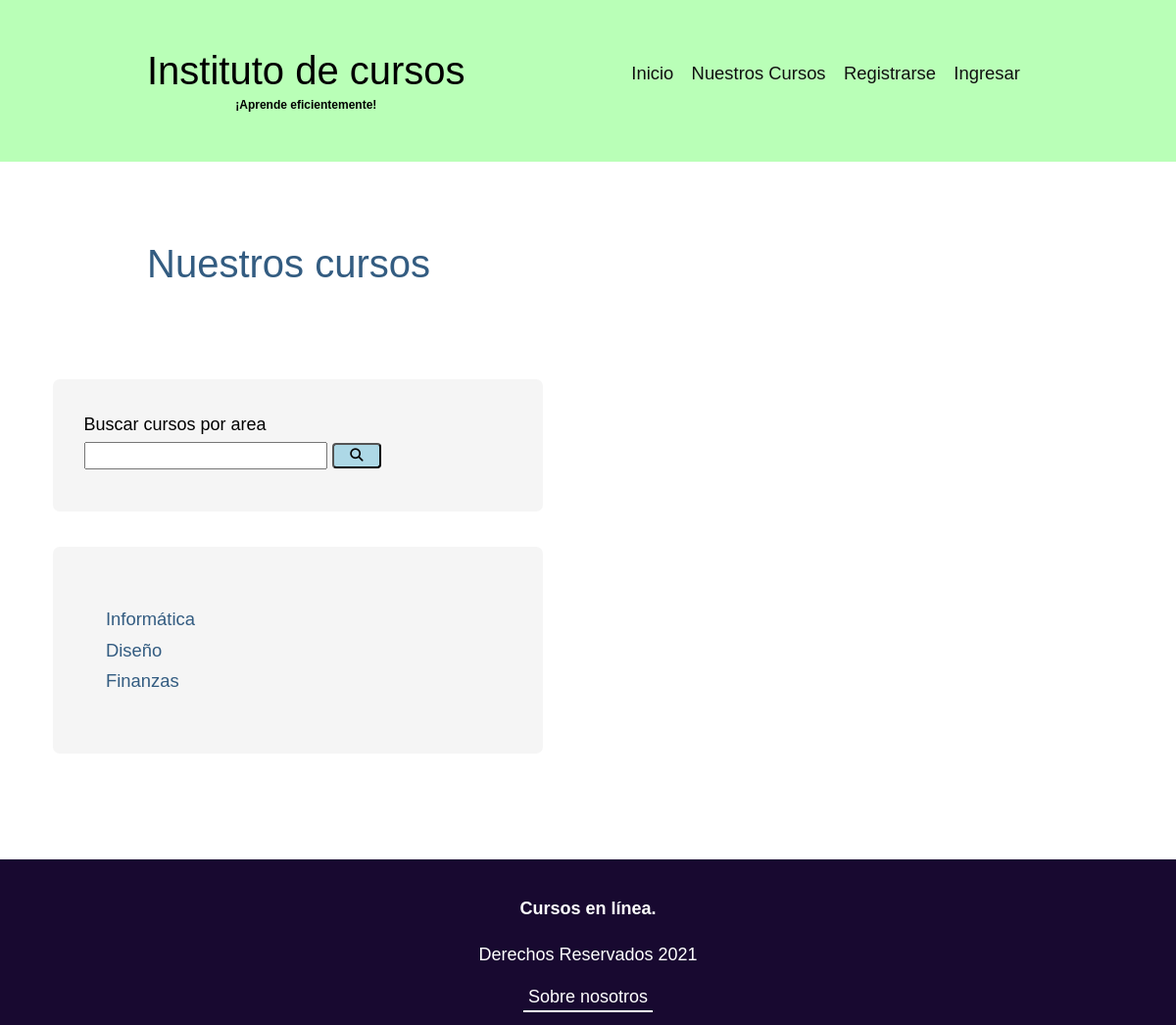
The page /busqueda.php on the database its author committed.
### tables this page shows
CREATE TABLE IF NOT EXISTS `areas` (
  `id_area` int(11) NOT NULL AUTO_INCREMENT,
  `area` varchar(255) NOT NULL,
  PRIMARY KEY (`id_area`)
);

### includes/barra_lateral.php (the view, shortened to what this page needs)
<aside class="barra-lateral">
		<div class="buscador">
			<form action="busqueda.php" method="POST">
				<div class="campo">
				<label for="campo_busqueda">Buscar cursos por area</label>
				<div>
				<input type="text" name="campo_busqueda" required maxlength="11">
				<span>
				<button type="submit" name="buscar" class="boton-buscar">
				<span class="boton-buscar">
				<i class="fas fa-search"></i>
				</span>
				</button>
				</span>
				</div>
				</div>
			</form>
		</div>
		<?php
		$query = "SELECT area FROM areas";
		$seleccionar_areas_barra = mysqli_query($conexion, $query);
		?>
		<div class="lista-categorias">
			<ul>
			<?php
			while($fila = mysqli_fetch_assoc($seleccionar_areas_barra)) {
				$area_curso = ucfirst($fila['area']);
				echo "<li><a href='areas.php?area_curso={$area_curso}'>{$area_curso}</a></li>";
			}
			?>
			</ul>
		</div>
	</aside>

### estilos/estilo.css (style rules this page uses)
html { font-family: 'Josefin Sans', Arial; src: url(fuentes/JosefinSans-VariableFont_wght.ttf); }
body { background-color: white; margin: 0; font-size: 1.125rem; font-weight: 400; }
nav li, .lista-categorias li { margin-left: 2em; margin: .5em 0; font-size: 1.15rem; }
.lista-categorias ul { list-style: none; }
.barra-lateral { display: flex; flex-direction: column; max-width: 500px; margin: 1.5em; }
@media (min-width: 675px) { .barra-lateral { margin: 3.5em 3em; } }
.buscador, .lista-categorias { margin: 1em 0; background-color: #f5f5f5; border-radius: 7px; }
@media (min-width: 675px) { .buscador, .lista-categorias { margin: 1em 0; padding: 3em 3em; } }
@media (min-width: 675px) { .lista-categorias ul { margin: .5em 0; padding: 0; } }
.buscador { padding: 2em 0; }
.lista-categorias a { text-decoration: none; color: #335C81; }
.campo { display: flex; flex-direction: column; padding: 0 1.75em; }
.boton-buscar { background-color: lightblue; width: 6%; border-radius: 4px; }
.campo input { width: 55%; max-height: 100px; line-height: 2.25em; font-size: .90rem; margin: .5em 0; }
.campo button { line-height: 2.25em; min-width: 50px; }
@media (min-width: 675px) { .campo input, .campo button { line-height: 1.5em; } }

### rows shown on the page
areas: area "Informática"
areas: area "Diseño"
areas: area "Finanzas"
